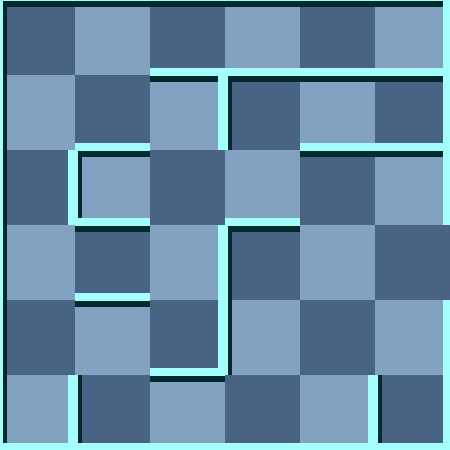

The image is a tile-based game level rendered from a .tmx file. Its description and source (layers, tilesets, objects; grid data summarised) follow:
An orthogonal 6x6 tile map with 75x75 px tiles, 2 tile layers (background, 块层 1) and 5 objects (Exit, Player, WhiteMummy, Key, Door).

<map version="1.0" orientation="orthogonal" width="6" height="6" tilewidth="75" tileheight="75">
 <tileset firstgid="1" name="wall" tilewidth="75" tileheight="75">
  <image source="gfx/wall.png" width="300" height="375" />
  <tile id="0">
   <properties>
    <property name="ValOfWall" value="0" />
   </properties>
  </tile>
  <tile id="1">
   <properties>
    <property name="ValOfWall" value="1" />
   </properties>
  </tile>
  <tile id="2">
   <properties>
    <property name="ValOfWall" value="2" />
   </properties>
  </tile>
  <tile id="3">
   <properties>
    <property name="ValOfWall" value="3" />
   </properties>
  </tile>
  <tile id="4">
   <properties>
    <property name="ValOfWall" value="4" />
   </properties>
  </tile>
  <tile id="5">
   <properties>
    <property name="ValOfWall" value="5" />
   </properties>
  </tile>
  <tile id="6">
   <properties>
    <property name="ValOfWall" value="6" />
   </properties>
  </tile>
  <tile id="7">
   <properties>
    <property name="ValOfWall" value="7" />
   </properties>
  </tile>
  <tile id="8">
   <properties>
    <property name="ValOfWall" value="8" />
   </properties>
  </tile>
  <tile id="9">
   <properties>
    <property name="ValOfWall" value="9" />
   </properties>
  </tile>
  <tile id="10">
   <properties>
    <property name="ValOfWall" value="10" />
   </properties>
  </tile>
  <tile id="11">
   <properties>
    <property name="ValOfWall" value="11" />
   </properties>
  </tile>
  <tile id="12">
   <properties>
    <property name="ValOfWall" value="12" />
   </properties>
  </tile>
  <tile id="13">
   <properties>
    <property name="ValOfWall" value="13" />
   </properties>
  </tile>
  <tile id="14">
   <properties>
    <property name="ValOfWall" value="14" />
   </properties>
  </tile>
  <tile id="15">
   <properties>
    <property name="ValOfWall" value="15" />
   </properties>
  </tile>
  <tile id="18">
   <properties>
    <property name="ValOfWall" value="-1" />
   </properties>
  </tile>
 </tileset>
 <layer name="background" width="6" height="6">
  <data>[36 cells, 36 non-empty, 2 distinct tile ids]</data>
 </layer>
 <layer name="块层 1" width="6" height="6">
  <data>[36 cells, 36 non-empty, 14 distinct tile ids]</data>
 </layer>
 <objectgroup name="对象层 1" width="6" height="6">
  <object name="Exit" x="450" y="225" />
  <object name="Player" x="75" y="375">
   <properties>
    <property name="value" value="1" />
   </properties>
  </object>
  <object name="WhiteMummy" x="225" y="225">
   <properties>
    <property name="value" value="21" />
   </properties>
  </object>
  <object name="Key" x="300" y="225">
   <properties>
    <property name="value" value="12" />
   </properties>
  </object>
  <object name="Door" x="300" y="375">
   <properties>
    <property name="direction" value="1" />
    <property name="value" value="14" />
   </properties>
  </object>
 </objectgroup>
</map>
